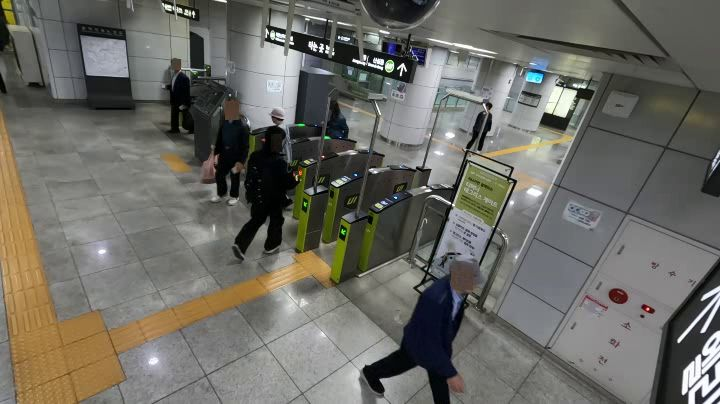
#> input picture 영상데이터/samples/sample_mid.jpg, 720 x 404 px, given in place of GX010193_blurred.MP4, which was not available
$ python survey_yellow.py
#> lines starting #> are read from the running program, lines starting #| are printed output that depends on the picture; after the words box and inside, x2 and y2 are one past the last pixel; in counts of white or black regions, pixels touching at a corner belong together; pictures that were not available may be replaced by others from this repository, and a replacement may not be noted
"""
영상의 모든 노란 영역을 시각화 + 각 영역의 형상 분석.
점형(매트릭스) vs 선형(띠) 자동 분류.
"""
import os, sys
try: sys.stdout.reconfigure(encoding="utf-8")
except Exception: pass
import cv2, numpy as np
import matplotlib
matplotlib.use("Agg")
import matplotlib.pyplot as plt
matplotlib.rcParams["font.family"] = "Malgun Gothic"
matplotlib.rcParams["axes.unicode_minus"] = False

VIDEO = r"C:\Users\aaron\tagless\개찰구 촬영 영상\1\GX010193_blurred.MP4"
DIR = r"C:\Users\aaron\tagless\영상데이터"

cap = cv2.VideoCapture(VIDEO)
n_total = int(cap.get(cv2.CAP_PROP_FRAME_COUNT))
mask_accum = None; cnt = 0
for idx in [30, n_total//4, n_total//2, 3*n_total//4, n_total-100]:
    cap.set(cv2.CAP_PROP_POS_FRAMES, idx)
    ok, frame = cap.read()
    if not ok: continue
    hsv = cv2.cvtColor(frame, cv2.COLOR_BGR2HSV)
    m = cv2.inRange(hsv, (15, 100, 100), (35, 255, 255))   # 약간 관대하게
    mask_accum = m.astype(np.int32) if mask_accum is None else mask_accum + m.astype(np.int32)
    cnt += 1
#> this loop made 5 passes
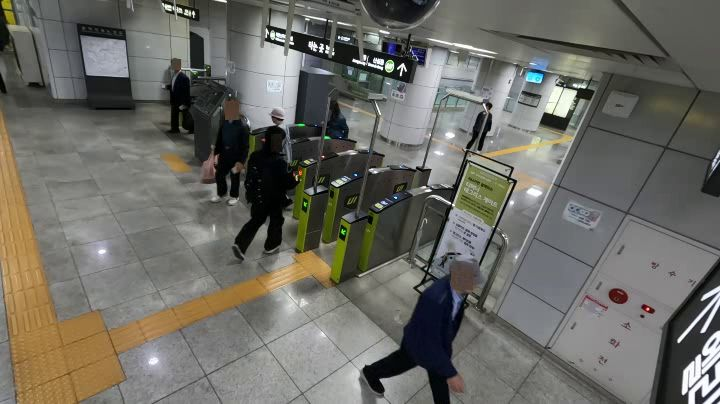
#> input picture 영상데이터/samples/sample_mid.jpg, 720 x 404 px, given in place of GX010193_blurred.MP4, which was not available
#> pass 1, `m = cv2.inRange(hsv, (15, 100, 100), (35, 255, 255))`:
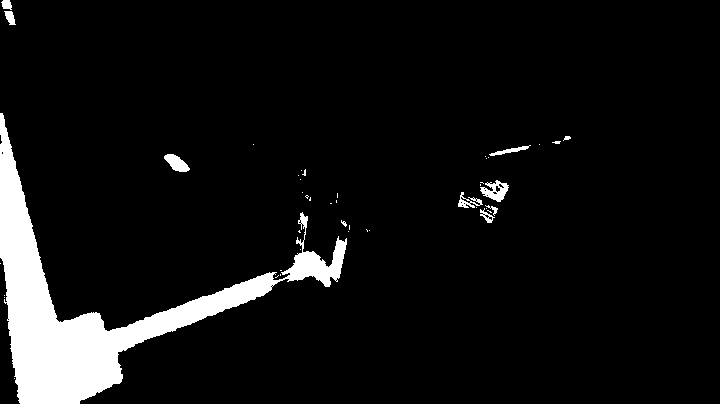
#> m: shape (404, 720); 7.1% white; 45 white regions (34 under 20 px), largest, box (x1, y1, x2, y2) and area: (0, 113, 347, 404) 19248, (480, 180, 509, 202) 332, (164, 154, 190, 172) 274
#> frame is the input picture: shape (404, 720, 3); mean B, G, R 100, 106.9, 108
#> after the loop, cnt = 5
cap.set(cv2.CAP_PROP_POS_FRAMES, 30); ok, base = cap.read(); cap.release()

mask = (mask_accum >= (cnt * 255 // 2)).astype(np.uint8) * 255
# 게이트 영역 (단말기 표시등 등) 제외 — y > 230
mask[:230, :] = 0
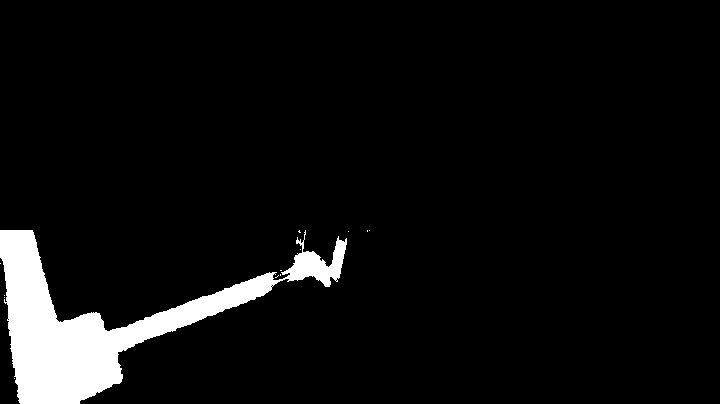
#> mask: shape (404, 720); 5.9% white; 13 white regions (12 under 20 px), largest, box (x1, y1, x2, y2) and area: (0, 230, 347, 404) 17084
k3 = cv2.getStructuringElement(cv2.MORPH_RECT, (3,3))
mask = cv2.morphologyEx(mask, cv2.MORPH_CLOSE, k3, iterations=2)
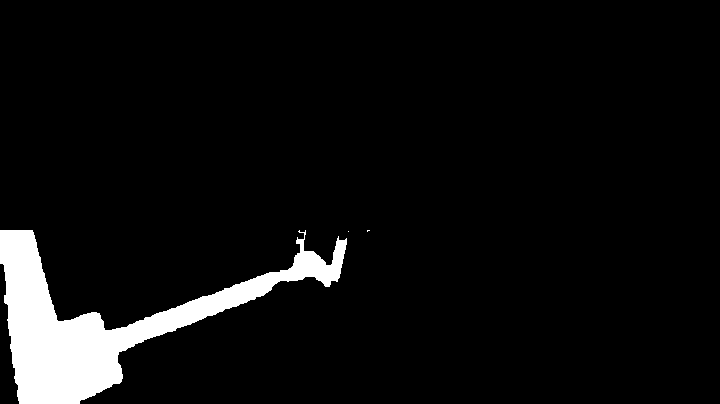
#> mask: shape (404, 720); 6% white; 3 white regions (2 under 20 px), largest, box (x1, y1, x2, y2) and area: (0, 230, 347, 404) 17349
mask = cv2.morphologyEx(mask, cv2.MORPH_OPEN, k3, iterations=1)
#> mask: shape (404, 720); 6% white; 1 white region

contours, _ = cv2.findContours(mask, cv2.RETR_EXTERNAL, cv2.CHAIN_APPROX_SIMPLE)
#> contours = 1 contour; box (x1, y1, x2, y2) and area: (0, 230, 347, 404) 16775
contours = sorted(contours, key=cv2.contourArea, reverse=True)

print("== 노란 영역 후보 (면적순) ==")
print(f"{'#':>2} {'area':>6} {'w':>5} {'h':>5} {'ratio':>5} {'angle':>6} {'cx':>5} {'cy':>5} type")
fig, ax = plt.subplots(figsize=(11, 6.5), dpi=100)
ax.imshow(cv2.cvtColor(base, cv2.COLOR_BGR2RGB))
ax.imshow(mask, alpha=0.25, cmap="autumn")

cmap = plt.cm.tab10
infos = []
for i, c in enumerate(contours[:8]):
    area = cv2.contourArea(c)
    if area < 200: continue
    rect = cv2.minAreaRect(c)
    (cx, cy), (w, h), angle = rect
    short = min(w, h); long = max(w, h)
    ratio = long / short if short > 0 else 0
    box = cv2.boxPoints(rect)
    typ = "선형(띠)" if ratio >= 2.0 else "점형(매트릭스)" if ratio < 1.5 else "혼합"
    print(f"{i:>2} {area:>6.0f} {w:>5.0f} {h:>5.0f} {ratio:>5.1f} {angle:>6.1f} {cx:>5.0f} {cy:>5.0f} {typ}")
    color = cmap(i)
    poly = np.vstack([box, box[:1]])
    ax.plot(poly[:,0], poly[:,1], color=color, lw=2,
            label=f"#{i} a={area:.0f} {w:.0f}x{h:.0f} ratio={ratio:.1f} {typ}")
    ax.annotate(f"#{i}", (cx, cy), color=color, fontsize=11, weight="bold",
                ha="center", va="center")
    infos.append(dict(idx=i, area=area, w=w, h=h, ratio=ratio, cx=cx, cy=cy,
                      angle=angle, box=box, type=typ))
#> this loop made 1 pass
#> (area, cx, cy, w, h, angle, short, long) on pass 1: (16775, 173, 316.5, 173, 346, -90, 173, 346)
#|  0  16775   173   346   2.0  -90.0   173   316 선형(띠)
#> after the loop, infos = 1 item

ax.legend(loc="upper right", fontsize=7)
ax.set_title("모든 노란 영역 분류 (선형=띠/점형=매트릭스/혼합)")
fig.tight_layout()
fig.savefig(os.path.join(DIR, "yellow_survey.png"))
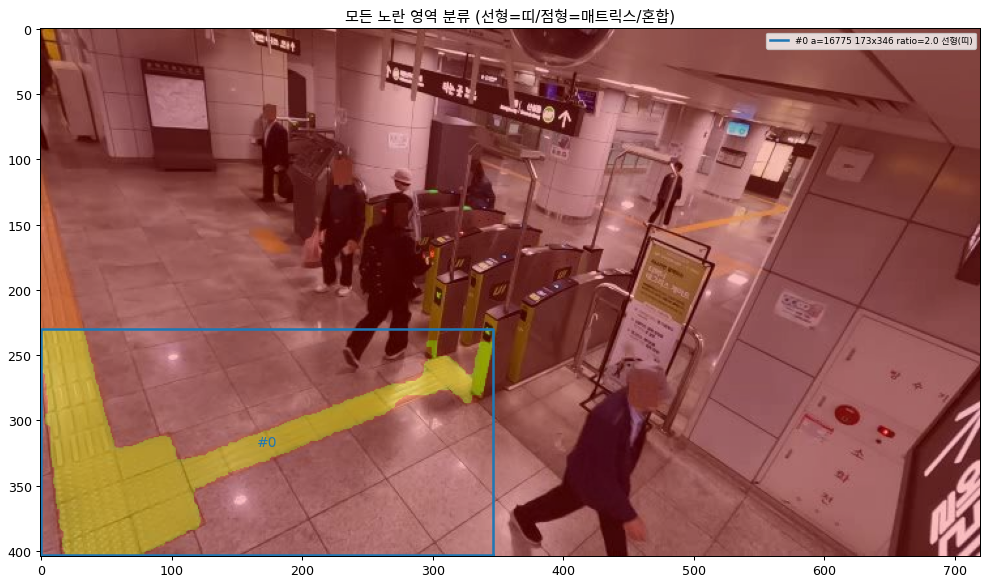
#> figure drawn by matplotlib, 1 panel
print("saved:", os.path.join(DIR, "yellow_survey.png"))

np.save(os.path.join(DIR, "yellow_infos.npy"),
        np.array([(d['idx'],d['area'],d['w'],d['h'],d['ratio'],d['cx'],d['cy'],d['angle'])
                  for d in infos]))
np.save(os.path.join(DIR, "yellow_boxes.npy"),
        np.array([d['box'] for d in infos]))

$ run again, on 영상데이터/samples/sample_q1.jpg
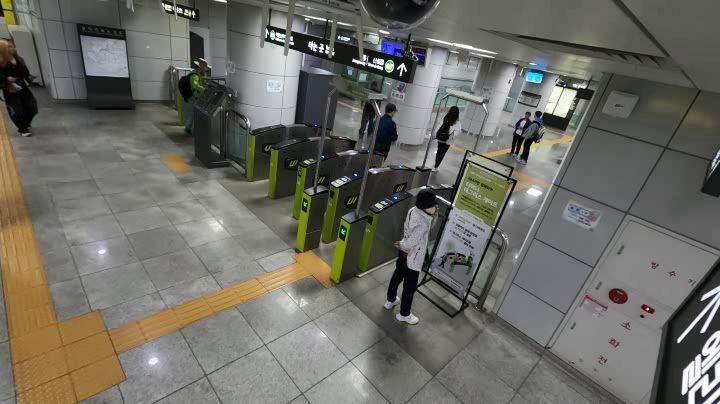
#> input picture 영상데이터/samples/sample_q1.jpg, 720 x 404 px, given in place of GX010193_blurred.MP4, which was not available
#> the loop `for idx in [30, n_total//4, n_total//2, 3*n_total//4, n_total-100]:` made 5 passes
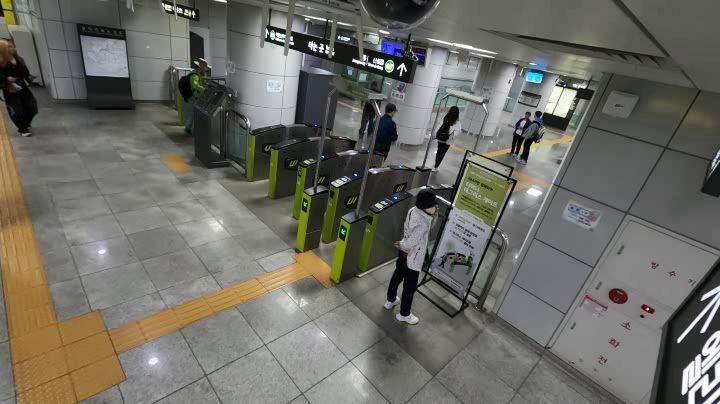
#> input picture 영상데이터/samples/sample_q1.jpg, 720 x 404 px, given in place of GX010193_blurred.MP4, which was not available
#> pass 1, `m = cv2.inRange(hsv, (15, 100, 100), (35, 255, 255))`:
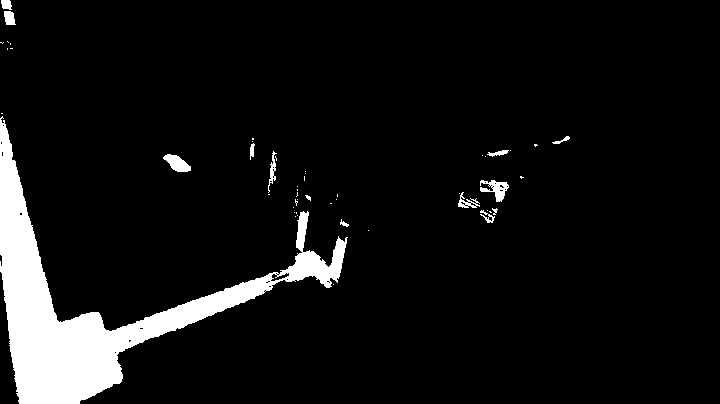
#> m: shape (404, 720); 7.2% white; 50 white regions (36 under 20 px), largest, box (x1, y1, x2, y2) and area: (0, 116, 348, 404) 19545, (480, 180, 509, 202) 311, (163, 154, 191, 172) 297
#> frame is the input picture: shape (404, 720, 3); mean B, G, R 100.2, 107.9, 108.8
#> after the loop `for idx in [30, n_total//4, n_total//2, 3*n_total//4, n_total-100]:`: cnt = 5
#> contours = 1 contour; box (x1, y1, x2, y2) and area: (0, 230, 347, 404) 17025
#> the loop `for i, c in enumerate(contours[:8]):` made 1 pass
#> (area, cx, cy, w, h, angle, short, long) on pass 1: (17025, 173, 316.5, 173, 346, -90, 173, 346)
#> (printed output is left out)
#> after the loop `for i, c in enumerate(contours[:8]):`: infos = 1 item
#> `fig.savefig(os.path.join(DIR, "yellow_survey.png"))`:
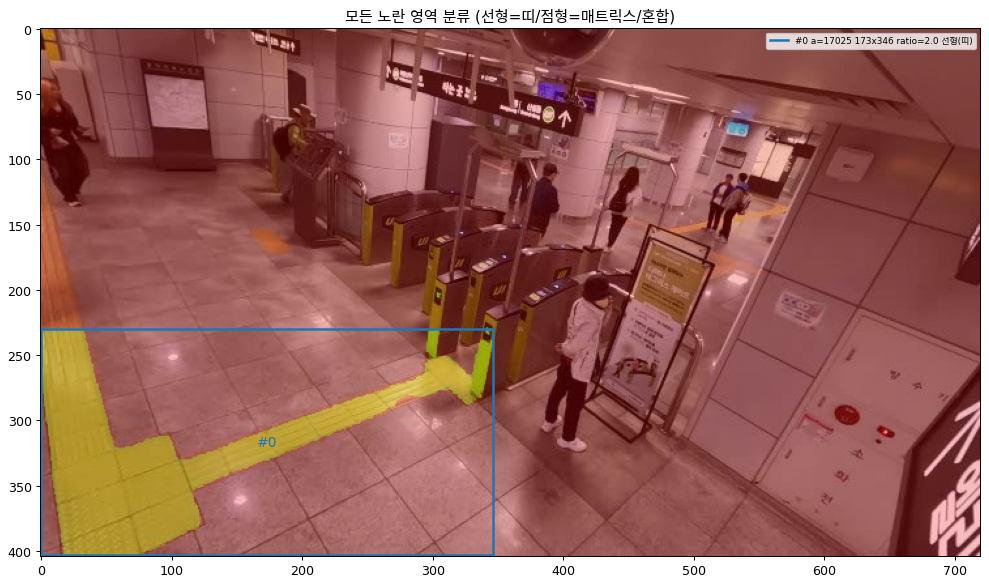
#> figure drawn by matplotlib, 1 panel
